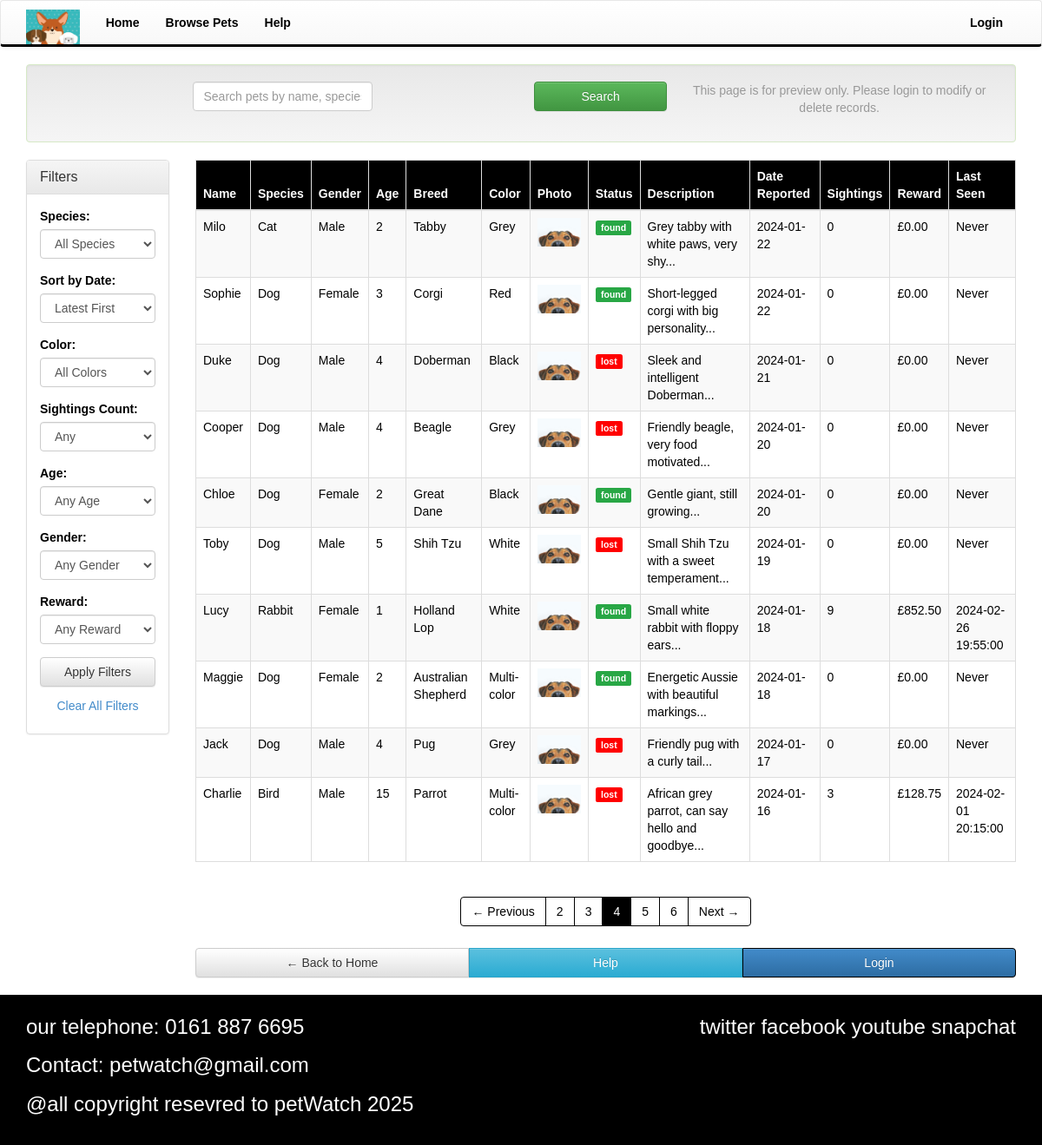
The app's page /controllers/browse.php?page=4 with its own data.
### tables this page shows
CREATE TABLE "pets"
(
    id            INTEGER
        primary key autoincrement,
    name          TEXT,
    species       TEXT,
    breed         TEXT,
    color         TEXT,
    photo_url     TEXT,
    status        TEXT,
    description   TEXT,
    date_reported DATE,
    user_id       INTEGER
        references users,
    gender        TEXT,
    age           DECIMAL(4, 2),
    check (age >= 0 AND age <= 100),
    check (gender IN ('Male', 'Female')),
    check (status IN ('lost', 'found'))
);

### controllers/browse.php (called while the page is built, shortened)
<?php
require_once '../Model/PetModel.php';
$petModel = new PetModel('../database/petwatch.sqlite');
$search = isset($_GET['search']) ? $_GET['search'] : '';
$species = isset($_GET['species']) ? $_GET['species'] : '';
$color = isset($_GET['color']) ? $_GET['color'] : '';
$gender = isset($_GET['gender']) ? $_GET['gender'] : '';
$age = isset($_GET['age']) ? $_GET['age'] : '';
$sightings = isset($_GET['sightings']) ? $_GET['sightings'] : '';
$reward = isset($_GET['reward']) ? $_GET['reward'] : '';
$sort = isset($_GET['sort']) ? $_GET['sort'] : 'late';
$page = isset($_GET['page']) ? (int)$_GET['page'] : 1;
$filters = [
    'species' => $species,
    'color' => $color,
    'gender' => $gender,
    'age' => $age,
    'sightings' => $sightings,
    'reward' => $reward,
    'sort' => $sort
];
$filters = array_filter($filters);
$pets = $petModel->getPets($search, $filters, $page, 10);
$totalPets = $petModel->getTotalPets($search, $filters);
$totalPages = ceil($totalPets / 10);
include '../views/browse.phtml';
?>

### Model/PetModel.php (called while the page is built, shortened)
<?php
class PetModel
{
    private $db;
    public function __construct($databasePath)
    {
        try {
            $this->db = new PDO('sqlite:' . $databasePath);
            $this->db->setAttribute(PDO::ATTR_ERRMODE, PDO::ERRMODE_EXCEPTION);
        } catch (PDOException $e) {
            die("Database connection failed: " . $e->getMessage());
        }
    }
    public function getPets($search = '', $filters = [], $page = 1, $perPage = 10)
    {
        $offset = ($page - 1) * $perPage;
        $sql = "SELECT p.*,
                       COUNT(s.id) as sighting_count,
                       COALESCE(SUM(s.reward), 0) as total_reward,
                       MAX(s.timestamp) as last_sighting
                FROM pets p
                LEFT JOIN sightings s ON p.id = s.pet_id
                WHERE 1=1";
        $params = [];
        $sql .= " GROUP BY p.id";
        $sort = isset($filters['sort']) ? $filters['sort'] : 'late';
        if ($sort === 'early') {
            $sql .= " ORDER BY p.date_reported ASC";
        } else {
            $sql .= " ORDER BY p.date_reported DESC";
        }
        $sql .= " LIMIT ? OFFSET ?";
        $params[] = $perPage;
        $params[] = $offset;
        try {
            $stmt = $this->db->prepare($sql);
            $stmt->execute($params);
            return $stmt->fetchAll(PDO::FETCH_ASSOC);
        } catch (PDOException $e) {
            return [];
        }
    }
    public function getTotalPets($search = '', $filters = [])
    {
        $sql = "SELECT COUNT(DISTINCT p.id) as total
                FROM pets p
                WHERE 1=1";
        $params = [];
        try {
            $stmt = $this->db->prepare($sql);
            $stmt->execute($params);
            $result = $stmt->fetch(PDO::FETCH_ASSOC);
            return isset($result['total']) ? $result['total'] : 0;
        } catch (PDOException $e) {
            return 0;
        }
    }
}
?>

### views/browse.phtml (the view, shortened to what this page needs)
<?php global $search, $species, $sort, $color, $sightings, $age, $gender, $reward, $page, $totalPages; ?>
<?php include 'template/header.phtml'; ?>
    <div class="container">
        <div class="row">
            <div class="col-xs-12">
                <div class="well search-well text-center">
                    <form method="get" action="browse.php" class="form-inline">
                        <div class="form-group col-xs-12 col-sm-8 col-md-6 col-lg-6">
                            <input type="text" name="search" class="form-control"
                                   placeholder="Search pets by name, species, breed..."
                                   value="<?php echo htmlspecialchars($search); ?>">
                        </div>
                        <div class="form-group col-xs-12 col-sm-4 col-md-3 col-lg-2">
                            <button type="submit" class="btn btn-success btn-block">Search</button>
                        </div>
                    </form>
                    <p class="text-muted hidden-xs">
                        This page is for preview only. Please login to modify or delete records.
                    </p>
                </div>
            </div>
        </div>
        <div class="row">
            <div class="col-xs-12 col-md-3 col-lg-2">
                <div class="panel panel-default filter-panel">
                    <div class="panel-heading">
                        <h4 class="panel-title">
                            Filters
                        </h4>
                    </div>
                    <div id="filterCollapse" class="panel-body collapse in">
                        <form method="get" action="browse.php" id="filterForm">
                            <div class="form-group">
                                <label>Species:</label>
                                <select name="species" class="form-control" onchange="this.form.submit()">
                                    <option value="">All Species</option>
                                </select>
                            </div>
                            <div class="form-group">
                                <label>Sort by Date:</label>
                                <select name="sort" class="form-control" onchange="this.form.submit()">
                                    <option value="late" <?php echo $sort == 'late' ? 'selected' : ''; ?>>Latest First</option>
                                </select>
                            </div>
                            <div class="form-group">
                                <label>Color:</label>
                                <select name="color" class="form-control" onchange="this.form.submit()">
                                    <option value="">All Colors</option>
                                </select>
                            </div>
                            <div class="form-group">
                                <label>Sightings Count:</label>
                                <select name="sightings" class="form-control" onchange="this.form.submit()">
                                    <option value="">Any</option>
                                </select>
                            </div>
                            <div class="form-group">
                                <label>Age:</label>
                                <select name="age" class="form-control" onchange="this.form.submit()">
                                    <option value="">Any Age</option>
                                </select>
                            </div>
                            <div class="form-group">
                                <label>Gender:</label>
                                <select name="gender" class="form-control" onchange="this.form.submit()">
                                    <option value="">Any Gender</option>
                                </select>
                            </div>
                            <div class="form-group">
                                <label>Reward:</label>
                                <select name="reward" class="form-control" onchange="this.form.submit()">
                                    <option value="">Any Reward</option>
                                </select>
                            </div>
                            <button type="submit" class="btn btn-default btn-block">Apply Filters</button>
                            <a href="browse.php" class="btn btn-link btn-block">Clear All Filters</a>
                        </form>
                    </div>
                </div>
            </div>
            <div class="col-xs-12 col-md-9 col-lg-10">
                <?php if (empty($pets) && !empty($search)): ?>
                    <div class="alert alert-info text-center">
                        <p>Sorry, your search for "<?php echo htmlspecialchars($search); ?>" did not match any pets.</p>
                        <p>Try different keywords or <a href="browse.php">clear your search</a>.</p>
                    </div>
                <?php else: ?>
                    <div class="hidden-xs hidden-sm">
                        <div class="table-responsive">
                            <table class="table table-bordered table-striped">
                                <thead>
                                <tr>
                                    <th>Name</th>
                                    <th>Species</th>
                                    <th>Gender</th>
                                    <th>Age</th>
                                    <th>Breed</th>
                                    <th>Color</th>
                                    <th>Photo</th>
                                    <th>Status</th>
                                    <th>Description</th>
                                    <th>Date Reported</th>
                                    <th>Sightings</th>
                                    <th>Reward</th>
                                    <th>Last Seen</th>
                                </tr>
                                </thead>
                                <tbody>
                                <?php foreach ($pets as $pet): ?>
                                    <tr>
                                        <td><?php echo htmlspecialchars($pet['name']); ?></td>
                                        <td><?php echo htmlspecialchars($pet['species']); ?></td>
                                        <td><?php echo htmlspecialchars(isset($pet['gender']) ? $pet['gender'] : 'Unknown'); ?></td>
                                        <td><?php echo htmlspecialchars(isset($pet['age']) ? $pet['age'] : 'Unknown'); ?></td>
                                        <td><?php echo htmlspecialchars($pet['breed']); ?></td>
                                        <td><?php echo htmlspecialchars($pet['color']); ?></td>
                                        <td>
                                            <?php if (!empty($pet['photo_url'])): ?>
                                                <img src="../images/pet-image/dog.png" alt="Pet photo" class="img-responsive" style="max-width: 50px;">
                                            <?php else: ?>
                                                No photo
                                            <?php endif; ?>
                                        </td>
                                        <td>
                                            <span class="label <?php echo $pet['status'] == 'lost' ? 'label-danger' : 'label-success'; ?>">
                                                <?php echo htmlspecialchars($pet['status']); ?>
                                            </span>
                                        </td>
                                        <td><?php echo htmlspecialchars(substr($pet['description'], 0, 50) . '...'); ?></td>
                                        <td><?php echo htmlspecialchars($pet['date_reported']); ?></td>
                                        <td><?php echo htmlspecialchars(isset($pet['sighting_count']) ? $pet['sighting_count'] : 0); ?></td>
                                        <td>£<?php echo number_format(isset($pet['total_reward']) ? $pet['total_reward'] : 0, 2); ?></td>
                                        <td><?php echo htmlspecialchars(isset($pet['last_sighting']) ? $pet['last_sighting'] : 'Never'); ?></td>
                                    </tr>
                                <?php endforeach; ?>
                                </tbody>
                            </table>
                        </div>
                    </div>
                    <div class="row">
                        <div class="col-xs-12 text-center">
                            <ul class="pagination">
                                <?php if ($page > 1): ?>
                                    <li><a href="?<?php echo http_build_query(array_merge($_GET, ['page' => $page - 1])); ?>">← Previous</a></li>
                                <?php endif; ?>
                                <?php
                                $startPage = max(1, $page - 2);
                                $endPage = min($totalPages, $startPage + 4);
                                $startPage = max(1, $endPage - 4);
                                for ($i = $startPage; $i <= $endPage; $i++): ?>
                                    <li class="<?php echo $i == $page ? 'active' : ''; ?>">
                                        <a href="?<?php echo http_build_query(array_merge($_GET, ['page' => $i])); ?>"><?php echo $i; ?></a>
                                    </li>
                                <?php endfor; ?>
                                <?php if ($page < $totalPages): ?>
                                    <li><a href="?<?php echo http_build_query(array_merge($_GET, ['page' => $page + 1])); ?>">Next →</a></li>
                                <?php endif; ?>
                            </ul>
                        </div>
                    </div>
                <?php endif; ?>
                <div class="row">
                    <div class="col-xs-12">
                        <div class="btn-group btn-group-justified">
                            <a href="../index.php" class="btn btn-default">← Back to Home</a>
                            <a href="#" class="btn btn-info">Help</a>
                            <a href="login.php" class="btn btn-primary">Login</a>
                        </div>
                    </div>
                </div>
            </div>
        </div>
    </div>
<?php include 'template/footer.phtml'; ?>

### css/my-style.css (style rules this page uses)
html, body { height: 100%; margin: 0; padding: 0; }
body { background-color: white; color: black; font-family: Arial, sans-serif; display: flex; flex-direction: column; min-height: 100vh; }
.btn-primary { background-color: black; border-color: black; }
.table th { background-color: #000; color: #fff; border-color: #000; }
.table-striped > tbody > tr:nth-of-type(odd) { background-color: #f9f9f9; }
.label-danger { background-color: #ff0000; }
.label-success { background-color: #28a745; }
.well { background-color: #dff0d8; border-color: #d6e9c6; }
.pagination > li > a { color: #000; border: 1px solid #000; }
.pagination > li.active > a { background-color: #000; border-color: #000; color: #fff; }

### records on screen
pets: name "Milo", species "Cat", gender "Male", age "2", breed "Tabby", color "Grey", status "found", description "Grey tabby with white paws, very shy...", date_reported "2024-01-22", sighting_count "0", total_reward "0.00", last_sighting "Never"
pets: name "Sophie", species "Dog", gender "Female", age "3", breed "Corgi", color "Red", status "found", description "Short-legged corgi with big personality...", date_reported "2024-01-22", sighting_count "0", total_reward "0.00", last_sighting "Never"
pets: name "Duke", species "Dog", gender "Male", age "4", breed "Doberman", color "Black", status "lost", description "Sleek and intelligent Doberman...", date_reported "2024-01-21", sighting_count "0", total_reward "0.00", last_sighting "Never"
pets: name "Cooper", species "Dog", gender "Male", age "4", breed "Beagle", color "Grey", status "lost", description "Friendly beagle, very food motivated...", date_reported "2024-01-20", sighting_count "0", total_reward "0.00", last_sighting "Never"
pets: name "Chloe", species "Dog", gender "Female", age "2", breed "Great Dane", color "Black", status "found", description "Gentle giant, still growing...", date_reported "2024-01-20", sighting_count "0", total_reward "0.00", last_sighting "Never"
pets: name "Toby", species "Dog", gender "Male", age "5", breed "Shih Tzu", color "White", status "lost", description "Small Shih Tzu with a sweet temperament...", date_reported "2024-01-19", sighting_count "0", total_reward "0.00", last_sighting "Never"
pets: name "Lucy", species "Rabbit", gender "Female", age "1", breed "Holland Lop", color "White", status "found", description "Small white rabbit with floppy ears...", date_reported "2024-01-18", sighting_count "9", total_reward "852.50", last_sighting "2024-02-26 19:55:00"
pets: name "Maggie", species "Dog", gender "Female", age "2", breed "Australian Shepherd", color "Multi-color", status "found", description "Energetic Aussie with beautiful markings...", date_reported "2024-01-18", sighting_count "0", total_reward "0.00", last_sighting "Never"
pets: name "Jack", species "Dog", gender "Male", age "4", breed "Pug", color "Grey", status "lost", description "Friendly pug with a curly tail...", date_reported "2024-01-17", sighting_count "0", total_reward "0.00", last_sighting "Never"
pets: name "Charlie", species "Bird", gender "Male", age "15", breed "Parrot", color "Multi-color", status "lost", description "African grey parrot, can say hello and goodbye...", date_reported "2024-01-16", sighting_count "3", total_reward "128.75", last_sighting "2024-02-01 20:15:00"
